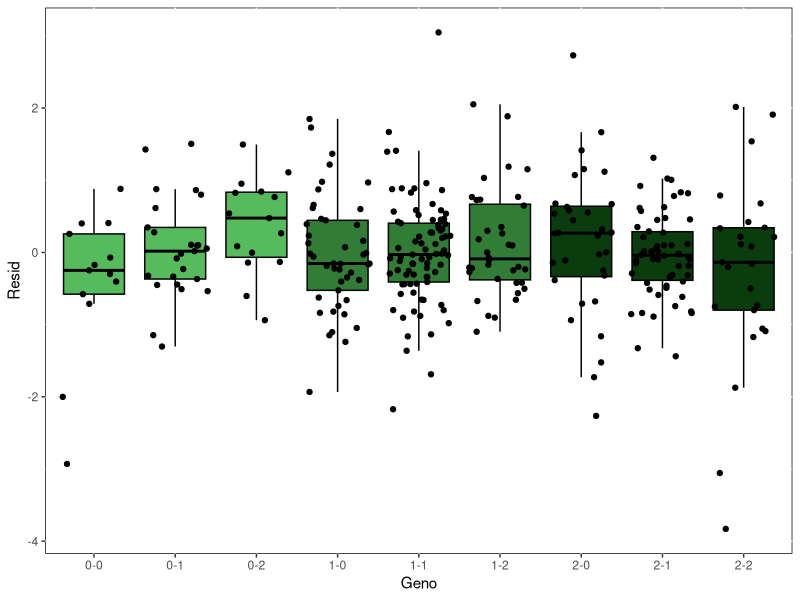
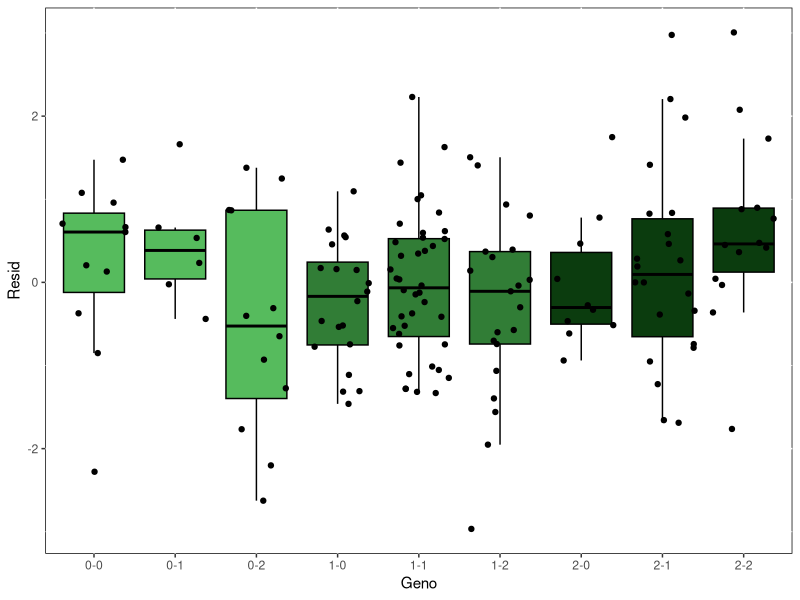

Here is the R script that generated these plots, in order:
#!/usr/bin/env Rscript

library('ggplot2')
print('Figure 5c,d')

######################################
#####		 	  				######
#####		 READ  				######
#####		 	  				######
######################################

pdf('CETP.rs1967309-rs158477.Hg38.GTEx.SkinExposed.25PEER.pdf',width=7, height=7)


# This file contains residual of CETP expression made on CETP expression, corrected for all covariates (no SNPs)
allData=read.table('GTEx.Skin.CETP.Male.25PEERs.txt',header=TRUE, row.names=NULL, sep=' ')

print(nrow(allData))
allData$rs1967309=as.factor(allData$rs1967309)
print(ggplot(allData,aes(y=Resid,fill=rs1967309,x=Geno))+geom_boxplot(outlier.shape=NA,color='black')+geom_jitter()+theme(panel.background=element_rect(fill='white', color='black'), legend.position='none')+scale_fill_manual(values=c('#56bb5d','#317d36','#0b3c0e')))



dev.off()


pdf('CETP.rs1967309-rs158477.Hg38.GTEx.ArteryTibial.10PEER.pdf',width=7, height=7)


# This file contains residual of CETP expression made on CETP expression, corrected for all covariates (no SNPs)
allData=read.table('GTEx.ArteryTibial.CETP.Female.10PEERs.txt',header=TRUE, row.names=NULL, sep=' ')

print(nrow(allData))

allData$rs1967309=as.factor(allData$rs1967309)
print(ggplot(allData,aes(y=Resid,fill=rs1967309,x=Geno))+geom_boxplot(outlier.shape=NA,color='black')+geom_jitter()+theme(panel.background=element_rect(fill='white', color='black'), legend.position='none')+scale_fill_manual(values=c('#56bb5d','#317d36','#0b3c0e')))



dev.off()


